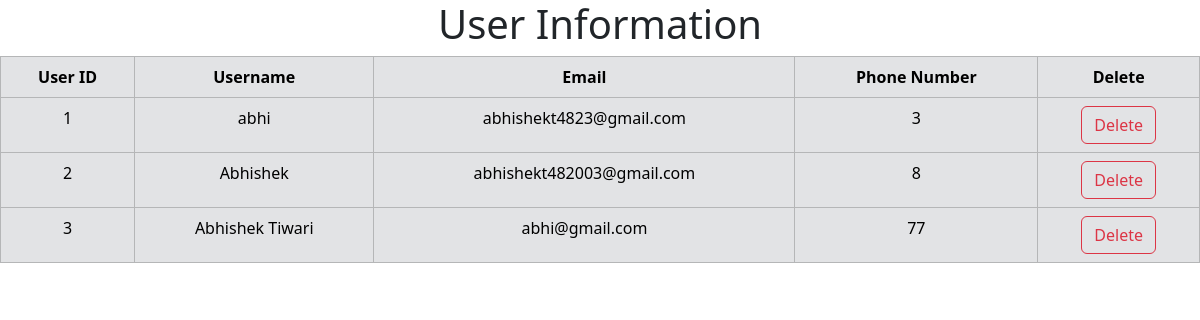
Screenshot of /admin/user.php with the database file from the repository.
### tables this page shows
CREATE TABLE `tbluser` (
  `id` int(11) NOT NULL,
  `UserName` varchar(100) NOT NULL,
  `Email` varchar(100) NOT NULL,
  `Number` varchar(200) NOT NULL,
  `Password` varchar(100) NOT NULL
);

### admin/user.php (the view, shortened to what this page needs)
<!DOCTYPE html>
<html lang="en">
<head>
        <link href="https://cdn.jsdelivr.net/npm/bootstrap@5.3.1/dist/css/bootstrap.min.css" rel="stylesheet">
</head>
<body>
<?php
$conn = mysqli_connect('localhost','root','','shop_db') or die('connection failed');
$record = mysqli_query($conn , "SELECT * FROM `tbluser`");
?>
    <h1 class="text-center">User Information</h1>
    <table class="table table-secondary table-bordered">
        <thead class="text-center">
            <th>User ID</th>
            <th>Username</th>
            <th>Email</th>
            <th>Phone Number</th>
            <th>Delete</th>
        </thead>
        <tbody class="text-center text-danger">
         <?php
         $i=0;
         while ($row = mysqli_fetch_array($record)){
            echo"
            <tr>
                <td>";?><?php echo ++$i; ?><?php echo"</td>
                <td>$row[UserName]</td>
                <td>$row[Email]</td>
                <td>$row[Number]</td>
                <td> <a href='delete.php ? id=$row[id]' class='btn btn-outline-danger'>Delete</td>
            </tr>
            ";
         }
         ?>
        </tbody>
</body>
</html>

### rows the page displays
tbluser: UserName "abhi", Email "abhishekt4823@gmail.com", Number "3"
tbluser: UserName "Abhishek", Email "abhishekt482003@gmail.com", Number "8"
tbluser: UserName "Abhishek Tiwari", Email "abhi@gmail.com", Number "77"
